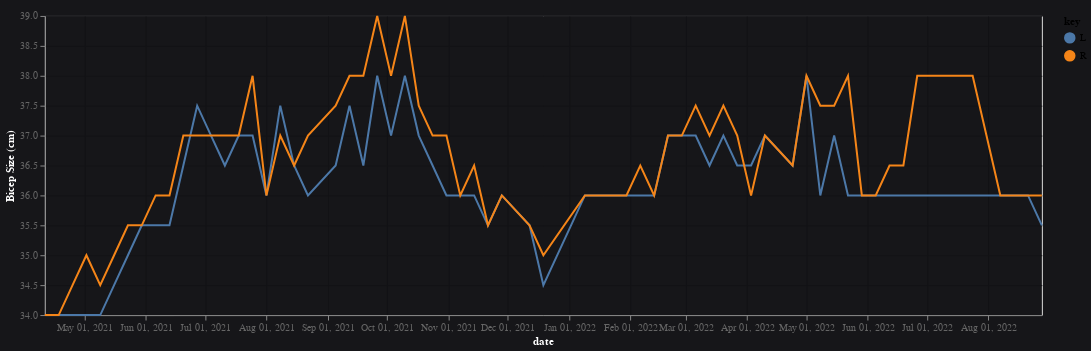

Here is the notebook cell this chart was saved with:
### Code cell
# Biceps
chart = lr.make_chart_with_hover_tool_tip(14, 15)

chart

### Figure 1 — Vega-Lite specification as saved in the notebook (floating-point values rounded to 4 significant figures)
{"$schema": "https://vega.github.io/schema/vega-lite/v4.17.0.json", "config": {"axis": {"gridColor": "#131316", "labelColor": "#666666", "titleColor": "#ffffff"}, "background": "#161619", "view": {"continuousHeight": 300, "continuousWidth": 400}}, "data": {"name": "data-f3c5541deba64c58154ac125ffc0f579"}, "datasets": {"data-f3c5541deba64c58154ac125ffc0f579": [{"L": 34, "R": 34, "date": "2021-04-11T00:00:00"}, {"L": 34, "R": 34, "date": "2021-04-18T00:00:00"}, {"L": 34, "R": 34.5, "date": "2021-04-25T00:00:00"}, {"L": 34, "R": 35, "date": "2021-05-02T00:00:00"}, {"L": 34, "R": 34.5, "date": "2021-05-09T00:00:00"}, {"L": 34.5, "R": 35, "date": "2021-05-16T00:00:00"}, {"L": 35, "R": 35.5, "date": "2021-05-23T00:00:00"}, {"L": 35.5, "R": 35.5, "date": "2021-05-30T00:00:00"}, {"L": 35.5, "R": 36, "date": "2021-06-06T00:00:00"}, {"L": 35.5, "R": 36, "date": "2021-06-13T00:00:00"}, {"L": 36.5, "R": 37, "date": "2021-06-20T00:00:00"}, {"L": 37.5, "R": 37, "date": "2021-06-27T00:00:00"}, {"L": null, "R": null, "date": "2021-07-04T00:00:00"}, {"L": 36.5, "R": 37, "date": "2021-07-11T00:00:00"}, {"L": 37, "R": 37, "date": "2021-07-18T00:00:00"}, {"L": 37, "R": 38, "date": "2021-07-25T00:00:00"}, {"L": 36, "R": 36, "date": "2021-08-01T00:00:00"}, {"L": 37.5, "R": 37, "date": "2021-08-08T00:00:00"}, {"L": 36.5, "R": 36.5, "date": "2021-08-15T00:00:00"}, {"L": 36, "R": 37, "date": "2021-08-22T00:00:00"}, {"L": 36.5, "R": 37.5, "date": "2021-09-05T00:00:00"}, {"L": 37.5, "R": 38, "date": "2021-09-12T00:00:00"}, {"L": 36.5, "R": 38, "date": "2021-09-19T00:00:00"}, {"L": 38, "R": 39, "date": "2021-09-26T00:00:00"}, {"L": 37, "R": 38, "date": "2021-10-03T00:00:00"}, {"L": 38, "R": 39, "date": "2021-10-10T00:00:00"}, {"L": 37, "R": 37.5, "date": "2021-10-17T00:00:00"}, {"L": 36.5, "R": 37, "date": "2021-10-24T00:00:00"}, {"L": 36, "R": 37, "date": "2021-10-31T00:00:00"}, {"L": 36, "R": 36, "date": "2021-11-07T00:00:00"}, {"L": 36, "R": 36.5, "date": "2021-11-14T00:00:00"}, {"L": 35.5, "R": 35.5, "date": "2021-11-21T00:00:00"}, {"L": 36, "R": 36, "date": "2021-11-28T00:00:00"}, {"L": 35.5, "R": 35.5, "date": "2021-12-12T00:00:00"}, {"L": 34.5, "R": 35, "date": "2021-12-19T00:00:00"}, {"L": 36, "R": 36, "date": "2022-01-09T00:00:00"}, {"L": 36, "R": 36, "date": "2022-01-30T00:00:00"}, {"L": 36, "R": 36.5, "date": "2022-02-06T00:00:00"}, {"L": 36, "R": 36, "date": "2022-02-13T00:00:00"}, {"L": 37, "R": 37, "date": "2022-02-20T00:00:00"}, {"L": 37, "R": 37, "date": "2022-02-27T00:00:00"}, {"L": 37, "R": 37.5, "date": "2022-03-06T00:00:00"}, {"L": 36.5, "R": 37, "date": "2022-03-13T00:00:00"}, {"L": 37, "R": 37.5, "date": "2022-03-20T00:00:00"}, {"L": 36.5, "R": 37, "date": "2022-03-27T00:00:00"}, {"L": 36.5, "R": 36, "date": "2022-04-03T00:00:00"}, {"L": 37, "R": 37, "date": "2022-04-10T00:00:00"}, {"L": null, "R": null, "date": "2022-04-17T00:00:00"}, {"L": 36.5, "R": 36.5, "date": "2022-04-24T00:00:00"}, {"L": 38, "R": 38, "date": "2022-05-01T00:00:00"}, {"L": 36, "R": 37.5, "date": "2022-05-08T00:00:00"}, {"L": 37, "R": 37.5, "date": "2022-05-15T00:00:00"}, {"L": 36, "R": 38, "date": "2022-05-22T00:00:00"}, {"L": 36, "R": 36, "date": "2022-05-29T00:00:00"}, {"L": 36, "R": 36, "date": "2022-06-05T00:00:00"}, {"L": 36, "R": 36.5, "date": "2022-06-12T00:00:00"}, {"L": 36, "R": 36.5, "date": "2022-06-19T00:00:00"}, {"L": 36, "R": 38, "date": "2022-06-26T00:00:00"}, {"L": 36, "R": 38, "date": "2022-07-03T00:00:00"}, {"L": 36, "R": 38, "date": "2022-07-10T00:00:00"}, {"L": 36, "R": 38, "date": "2022-07-17T00:00:00"}, {"L": 36, "R": 38, "date": "2022-07-24T00:00:00"}, {"L": 36, "R": 37, "date": "2022-07-31T00:00:00"}, {"L": 36, "R": 36, "date": "2022-08-07T00:00:00"}, {"L": 36, "R": 36, "date": "2022-08-14T00:00:00"}, {"L": 36, "R": 36, "date": "2022-08-21T00:00:00"}, {"L": 35.5, "R": 36, "date": "2022-08-28T00:00:00"}]}, "height": 300, "layer": [{"encoding": {"color": {"field": "key", "type": "nominal"}, "tooltip": [{"field": "date", "type": "temporal"}, {"field": "value", "type": "quantitative"}], "x": {"axis": {"grid": true}, "field": "date", "sort": "-x", "timeUnit": "yearmonthdate", "title": "date", "type": "temporal"}, "y": {"field": "value", "impute": {"frame": [-1, 1], "method": "mean"}, "scale": {"zero": false}, "title": "Bicep Size (cm)", "type": "quantitative"}}, "mark": "line", "transform": [{"fold": ["L", "R"]}], "width": 1000}, {"encoding": {"opacity": {"value": 0}, "x": {"axis": {"grid": true}, "field": "date", "sort": "-x", "timeUnit": "yearmonthdate", "title": "date", "type": "temporal"}}, "mark": "point", "selection": {"selector004": {"empty": "none", "fields": ["date"], "nearest": true, "on": "mouseover", "type": "single"}}, "transform": [{"fold": ["L", "R"]}]}, {"encoding": {"color": {"field": "key", "type": "nominal"}, "opacity": {"condition": {"selection": "selector004", "value": 1}, "value": 0}, "tooltip": [{"field": "date", "type": "temporal"}, {"field": "value", "type": "quantitative"}], "x": {"axis": {"grid": true}, "field": "date", "sort": "-x", "timeUnit": "yearmonthdate", "title": "date", "type": "temporal"}, "y": {"field": "value", "impute": {"frame": [-1, 1], "method": "mean"}, "scale": {"zero": false}, "title": "Bicep Size (cm)", "type": "quantitative"}}, "mark": "point", "transform": [{"fold": ["L", "R"]}], "width": 1000}, {"encoding": {"x": {"axis": {"grid": true}, "field": "date", "sort": "-x", "timeUnit": "yearmonthdate", "title": "date", "type": "temporal"}}, "mark": {"color": "gray", "type": "rule"}, "transform": [{"fold": ["L", "R"]}, {"filter": {"selection": "selector004"}}]}, {"encoding": {"color": {"field": "key", "type": "nominal"}, "text": {"condition": {"field": "value", "selection": "selector004", "type": "quantitative"}, "value": " "}, "tooltip": [{"field": "date", "type": "temporal"}, {"field": "value", "type": "quantitative"}], "x": {"axis": {"grid": true}, "field": "date", "sort": "-x", "timeUnit": "yearmonthdate", "title": "date", "type": "temporal"}, "y": {"field": "value", "impute": {"frame": [-1, 1], "method": "mean"}, "scale": {"zero": false}, "title": "Bicep Size (cm)", "type": "quantitative"}}, "mark": {"align": "left", "dx": 5, "dy": -5, "type": "text"}, "transform": [{"fold": ["L", "R"]}], "width": 1000}], "width": 600}
